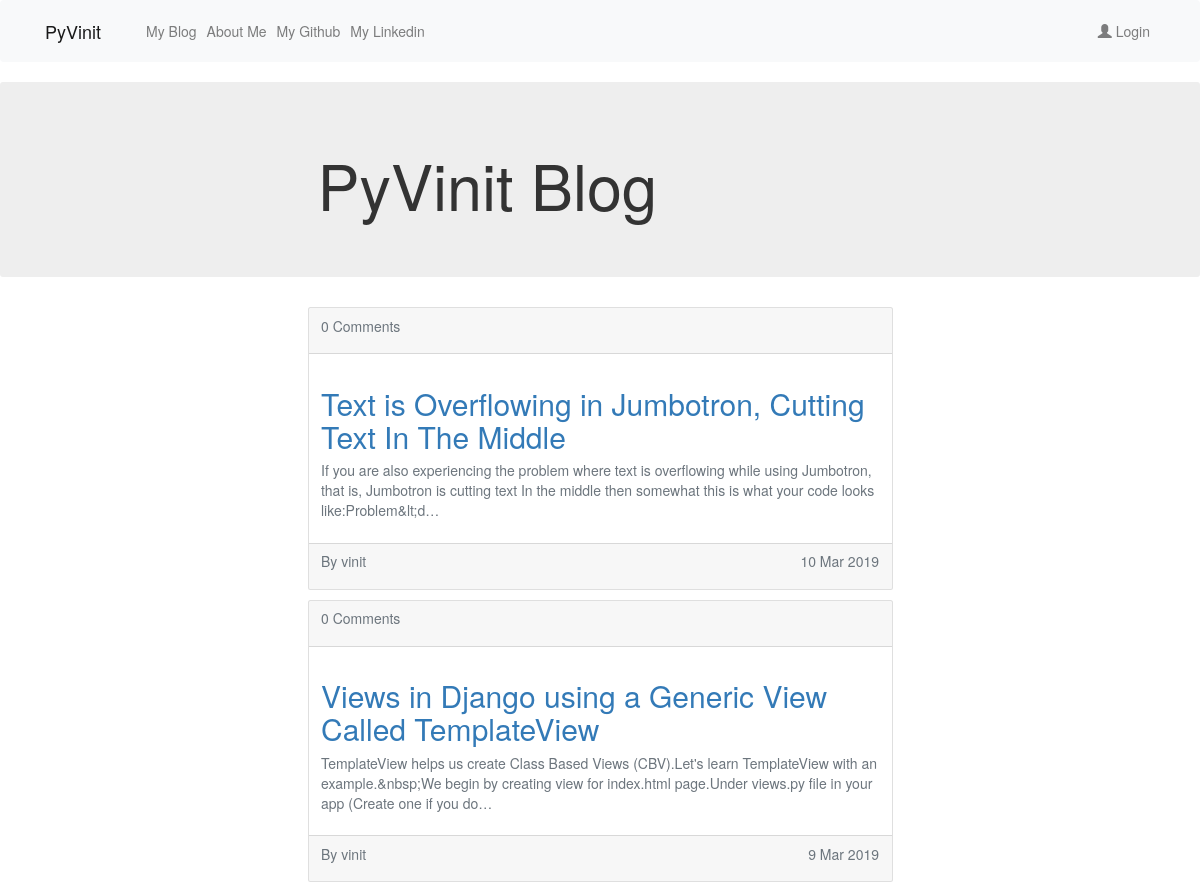
The page / on the database its author committed.
### blog/models.py (models this page shows, shortened)
class Post(models.Model):
    author = models.ForeignKey('auth.User', on_delete=models.CASCADE)
    title = models.CharField(max_length=256)
    text = models.TextField()
    create_date = models.DateTimeField(default=timezone.now)
    published_date = models.DateTimeField(blank=True, null=True)
    def approve_comments(self):
        return self.comments.filter(approved_comment=True)

### blog/views.py (the view)
# urls.py: path('', views.PostListView.as_view(), name='post_list'),
class PostListView(ListView):
    model = Post
    def get_queryset(self):
        return Post.objects.filter(published_date__lte=timezone.now()).order_by('-published_date')

### blog/templates/blog/post_list.html
{% extends "blog/base.html" %}
{% block body_block %}
<div class="jumbotron">
    <div class="row">
        <div class="col-md-6 col-md-offset-3">
            <h1>PyVinit Blog</h1>
        </div>
    </div>
</div>
<div class="row">
    <div class="col-md-6 col-md-offset-3">
        {% for post in post_list %}
        <a style="text-decoration:none" href="{% url 'post_detail' pk=post.pk %}">
            <div class="card mb-3 ccss-post">
                <div class="card-header">
                    <div class="text-muted">
                        <p>{{post.approve_comments.count}} Comments</p>
                    </div>
                </div>
                <div class="card-body">
                    <h2 class="card-title">{{post.title}}</h2>
                    <div class="card-text text-muted">
                        <p>{{post.text|striptags|truncatechars:200}}</p>
                    </div>
                </div>
                <div class="card-footer">
                    <div class="text-muted d-flex justify-content-between w-100">
                        <p>By {{post.author}}</p><p>{{post.published_date|date:"j M Y"}}</p>
                    </div>
                </div>
            </div>
        </a>
        {% endfor %}
    </div>
</div>
{% endblock %}

### blog/templates/blog/base.html (shortened to what this page needs)
<!DOCTYPE html>
{% load staticfiles %}
<html>
    <head>
        <link rel="stylesheet" href="https://stackpath.bootstrapcdn.com/bootstrap/4.3.1/css/bootstrap.min.css">
        <link rel="stylesheet" href="https://use.fontawesome.com/releases/v5.7.2/css/all.css">
        <link href="https://maxcdn.bootstrapcdn.com/bootstrap/3.3.6/css/bootstrap.min.css" rel="stylesheet">
        <link rel="stylesheet" href="//cdn.jsdelivr.net/npm/medium-editor@latest/dist/css/medium-editor.min.css" type="text/css" media="screen" charset="utf-8">
        <link rel="stylesheet" href="{% static 'css/blog.css' %}" type="text/css">
        <link rel="stylesheet" href="{% static 'css/about-us.css' %}" type="text/css">
    </head>
    <body>
        <nav class="navbar navbar-expand-lg navbar-light bg-light">
            <div class="container">
                <a class="navbar-brand ccss-margin-left" href="{% url 'post_list' %}">PyVinit</a>
                <div class="collapse navbar-collapse" id="navbarNavDropdown">
                    <ul class="navbar-nav">
                        <li class="nav-item">
                            <a class="nav-link" href="{% url 'post_list' %}">My Blog</a>
                        </li>
                        <li class="nav-item">
                            <a class="nav-link" href="{% url 'about' %}">About Me</a>
                        </li>
                        <li class="nav-item">
                            <a class="nav-link" href="https://github.com/VinitK">My Github</a>
                        </li>
                        <li class="nav-item">
                            <a class="nav-link" href="https://www.linkedin.com/in/khandelwalvinit/">My Linkedin</a>
                        </li>
                    </ul>
                    <ul class="nav navbar-nav navbar-right">
                        {% if user.is_authenticated %}
                        <li class="nav-item active">
                            <a class="nav-link" href="{% url 'post_new' %}">New Post</a>
                        </li>
                        <li class="nav-item">
                            <a class="nav-link" href="{% url 'post_draft_list' %}">Drafts</a>
                        </li>
                        <li class="nav-item">
                            <a class="nav-link" href="{% url 'post_draft_list' %}">Approve Comments</a>
                        </li>
                        <li class="nav-item">
                            <a class="nav-link" href="{% url 'logout' %}">Logout</a>
                        </li>
                        {% else %}
                        <li class="nav-item">
                            <a class="nav-link" href="{% url 'login' %}"><span class="glyphicon glyphicon-user"></span> Login</a>
                        </li>
                        {% endif %}
                    </ul>
                </div>
            </div>
        </nav>
        {% block body_block %}
        {% endblock %}
    </body>
</html>

### rows shown on the page
Post: approve_comments.count "0", title "Text is Overflowing in Jumbotron, Cutting Text In The Middle", text "If you are also experiencing the problem where text is overflowing while using Jumbotron, that is, Jumbotron is cutting text In the middle then somewhat this is what your code looks like:Problem&lt;d…", author "vinit", published_date "10 Mar 2019"
Post: approve_comments.count "0", title "Views in Django using a Generic View Called TemplateView", text "TemplateView helps us create Class Based Views (CBV).Let's learn TemplateView with an example.&nbsp;We begin by creating view for index.html page.Under views.py file in your app (Create one if you do…", author "vinit", published_date "9 Mar 2019"
